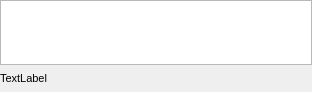
<?xml version="1.0" encoding="UTF-8"?>
<ui version="4.0">
 <class>NoteWidget</class>
 <widget class="QWidget" name="NoteWidget">
  <property name="geometry">
   <rect>
    <x>0</x>
    <y>0</y>
    <width>312</width>
    <height>92</height>
   </rect>
  </property>
  <property name="maximumSize">
   <size>
    <width>16777215</width>
    <height>92</height>
   </size>
  </property>
  <property name="windowTitle">
   <string>Form</string>
  </property>
  <layout class="QVBoxLayout" name="verticalLayout">
   <property name="spacing">
    <number>2</number>
   </property>
   <property name="leftMargin">
    <number>0</number>
   </property>
   <property name="topMargin">
    <number>0</number>
   </property>
   <property name="rightMargin">
    <number>0</number>
   </property>
   <property name="bottomMargin">
    <number>0</number>
   </property>
   <item>
    <widget class="QPlainTextEdit" name="plainTextEditNote">
     <property name="minimumSize">
      <size>
       <width>0</width>
       <height>65</height>
      </size>
     </property>
     <property name="maximumSize">
      <size>
       <width>16777215</width>
       <height>65</height>
      </size>
     </property>
     <property name="verticalScrollBarPolicy">
      <enum>Qt::ScrollBarAlwaysOff</enum>
     </property>
     <property name="horizontalScrollBarPolicy">
      <enum>Qt::ScrollBarAlwaysOff</enum>
     </property>
    </widget>
   </item>
   <item>
    <layout class="QHBoxLayout" name="horizontalLayoutBottom">
     <property name="spacing">
      <number>2</number>
     </property>
     <property name="leftMargin">
      <number>0</number>
     </property>
     <property name="rightMargin">
      <number>5</number>
     </property>
     <item>
      <widget class="QLabel" name="labelTimestamp">
       <property name="minimumSize">
        <size>
         <width>0</width>
         <height>23</height>
        </size>
       </property>
       <property name="maximumSize">
        <size>
         <width>16777215</width>
         <height>16777215</height>
        </size>
       </property>
       <property name="font">
        <font>
         <pointsize>8</pointsize>
        </font>
       </property>
       <property name="text">
        <string>TextLabel</string>
       </property>
       <property name="margin">
        <number>5</number>
       </property>
      </widget>
     </item>
     <item>
      <spacer name="horizontalSpacer">
       <property name="orientation">
        <enum>Qt::Horizontal</enum>
       </property>
       <property name="sizeHint" stdset="0">
        <size>
         <width>0</width>
         <height>0</height>
        </size>
       </property>
      </spacer>
     </item>
     <item>
      <layout class="QHBoxLayout" name="horizontalLayoutButtons">
       <property name="spacing">
        <number>2</number>
       </property>
       <item>
        <widget class="QPushButton" name="pushButtonCopyNote">
         <property name="minimumSize">
          <size>
           <width>23</width>
           <height>23</height>
          </size>
         </property>
         <property name="maximumSize">
          <size>
           <width>23</width>
           <height>23</height>
          </size>
         </property>
         <property name="font">
          <font>
           <pointsize>15</pointsize>
          </font>
         </property>
         <property name="text">
          <string/>
         </property>
         <property name="icon">
          <iconset resource="resources.qrc">
           <normaloff>:/resources/copy.svg</normaloff>:/resources/copy.svg</iconset>
         </property>
         <property name="flat">
          <bool>true</bool>
         </property>
        </widget>
       </item>
       <item>
        <widget class="QPushButton" name="pushButtonDeleteNote">
         <property name="sizePolicy">
          <sizepolicy hsizetype="Minimum" vsizetype="Fixed">
           <horstretch>0</horstretch>
           <verstretch>0</verstretch>
          </sizepolicy>
         </property>
         <property name="minimumSize">
          <size>
           <width>23</width>
           <height>23</height>
          </size>
         </property>
         <property name="maximumSize">
          <size>
           <width>23</width>
           <height>23</height>
          </size>
         </property>
         <property name="font">
          <font>
           <pointsize>15</pointsize>
           <weight>75</weight>
           <bold>true</bold>
          </font>
         </property>
         <property name="text">
          <string/>
         </property>
         <property name="icon">
          <iconset resource="resources.qrc">
           <normaloff>:/resources/trash.svg</normaloff>:/resources/trash.svg</iconset>
         </property>
         <property name="flat">
          <bool>true</bool>
         </property>
        </widget>
       </item>
      </layout>
     </item>
    </layout>
   </item>
  </layout>
 </widget>
 <resources>
  <include location="resources.qrc"/>
 </resources>
 <connections/>
</ui>
